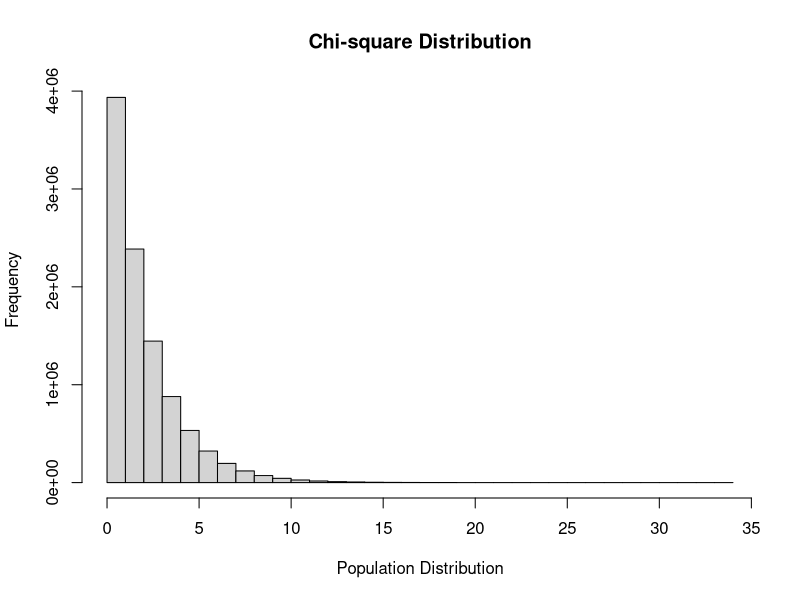
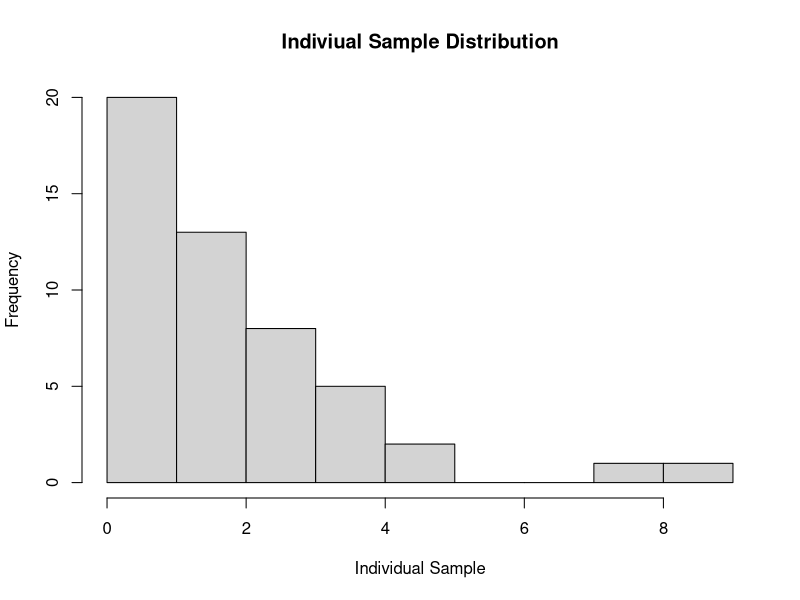
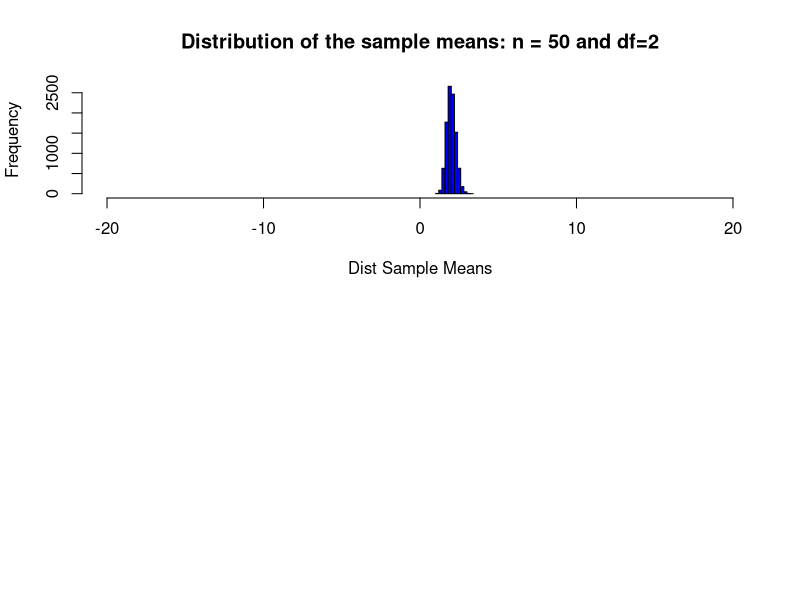

Source code (R) for these figures, in order:
## ---- chunk 1
knitr::opts_chunk$set(echo = TRUE)
## ---- chunk 2
chi_population <- rchisq(10000000,2)
hist(chi_population,main="Chi-square Distribution",xlab="Population Distribution")
print("Mean of the population")
mean(chi_population)
print("Standard Deviation of the population")
sd(chi_population)
## ---- chunk 3
sample_50 <- sample(chi_population,50,replace=TRUE)
hist(sample_50,main="Indiviual Sample Distribution",xlab="Individual Sample")
print("Mean of the Sample")
mean(sample_50)
print("Standard Deviation of the Sample")
sd(sample_50)

## ---- chunk 4
simulations  <- 10000 # Sample of 50 taken 10000 times from population
xbar_holder  = numeric(simulations) # This will hold all the sample means for the first distribution.
## ---- chunk 5
for (i in 1:simulations)
{ 
  sample <- sample(chi_population,50,replace=TRUE)
  xbar1 = mean(sample)
  xbar_holder[i] = xbar1
}
## ---- chunk 6
par(mfrow = c(2,1))
hist(xbar_holder, col = "blue", main = paste("Distribution of the sample means: n = 50 and df=2"), xlab = "Dist Sample Means", xlim = c(-20,20))
## ---- chunk 7
summary(xbar_holder) # number summary and the mean
print('Standard Deviation of sampling distribution')
sd(xbar_holder) # standard deviation of dstribuion
print('Standard Error')
sd(xbar_holder)*sqrt(50)
